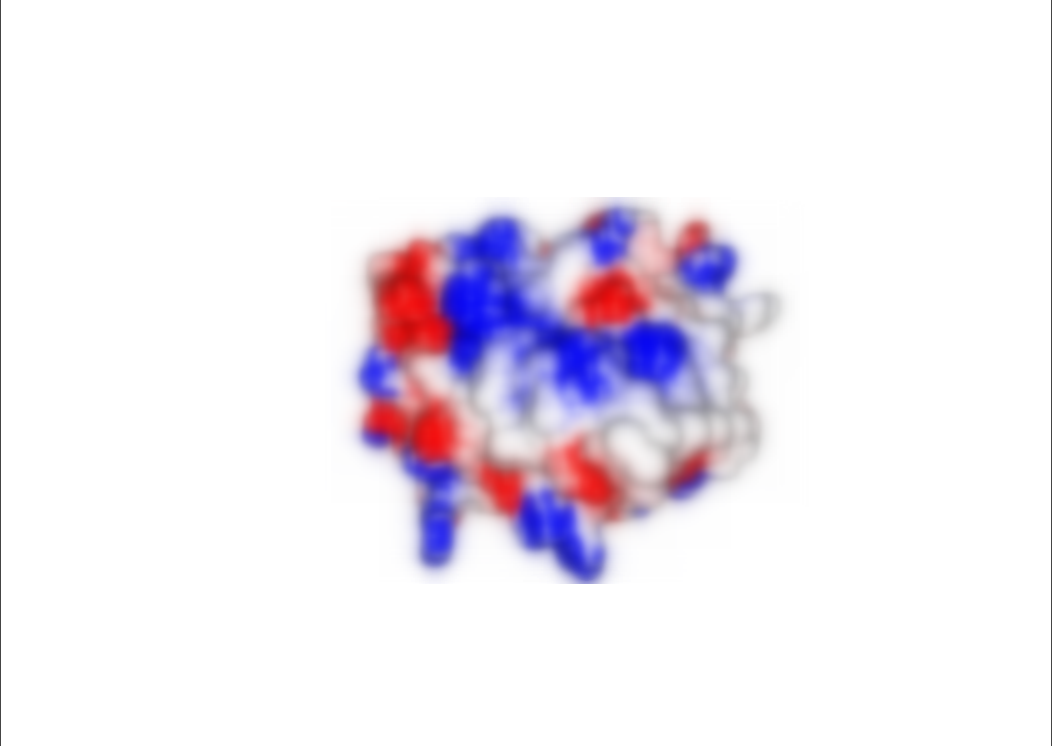
#> input picture data/images/grasp/zikv/ALPVYLMTL_5K_noise.png, 1052 x 746 px, found by its file name
$ python spyder34_Bilateral_filter_lessNoise.py   (older library calls are emulated)
#> lines starting #> are read from the running program, lines starting #| are printed output that depends on the picture
#!/usr/bin/env python3
# -*- coding: utf-8 -*-
"""
Created on Thu Apr 15 14:34:50 2021
[REF](watch?v=CQPZhAVHsXg&list=PLHae9ggVvqPgyRQQOtENr6hK0m1UquGaG&index=36)actor by
@author: bragatte

[cv2.cv2.bilateralFilter](https://opencv-python-tutroals.readthedocs.io/en/latest/py_tutorials/py_imgproc/py_filtering/py_filtering.html)
[skimage bilateral](https://scikit-image.org/docs/dev/auto_examples/filters/plot_denoise.html)
https://people.csail.mit.edu/sparis/bf_course/course_notes.pdf

Bilateral is slow and not very efficient at salt and pepper
"""

import cv2

img_gaussian_noise = cv2.imread('/home/bragatte/Documentos/GitHub/Crosstope/data/images/grasp/zikv/ALPVYLMTL_5K_noise.png', 0)
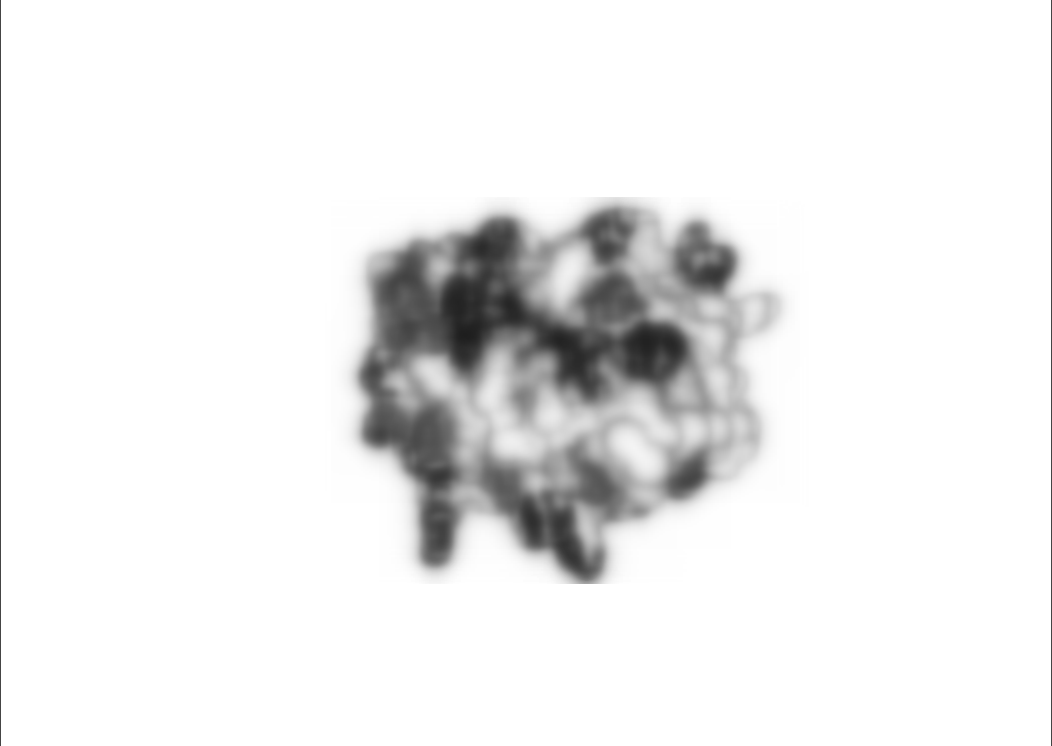
#> img_gaussian_noise: shape (746, 1052); min 30, max 255, mean 237.2
img_salt_pepper_noise = cv2.imread('/home/bragatte/Documentos/GitHub/Crosstope/data/images/grasp/zikv/ALPVYLMTL_5K_noise.png', 0)

img = img_gaussian_noise

bilateral_using_cv2 = cv2.bilateralFilter(img, 5, 20, 100, borderType=cv2.BORDER_CONSTANT)

###d - diameter of each pixel neighborhood used during filtering
###sigmaCOlor - Sigma of grey/color space.
###sigmaSpace - Large value means farther pixels influence each other (as long as the colors are close enough)

cv2.imshow("Original", img)
cv2.imshow("cv2 bilateral", bilateral_using_cv2)
cv2.waitKey(0)
cv2.destroyAllWindows()

'''
## Slower than OPEN-CV
from skimage.restoration import denoise_bilateral
bilateral_using_skimage = denoise_bilateral(img, sigma_color=0.05, sigma_spatial=15,multichannel=False)

##sigma_color = float - Sigma for grey or color value.
##For large sigma_color values the filter becomes closer to gaussian blur.
##sigma_spatial: float. Standard ev. for range distance. Increasing this smooths larger features.

cv2.imshow("Original", img)
cv2.imshow("Using skimage bilateral", bilateral_using_skimage)
cv2.waitKey(0)
cv2.destroyAllWindows()
'''

$ run again, with data/images/grasp/zikv/1.jpg saved as data/images/grasp/zikv/ALPVYLMTL_5K_noise.png
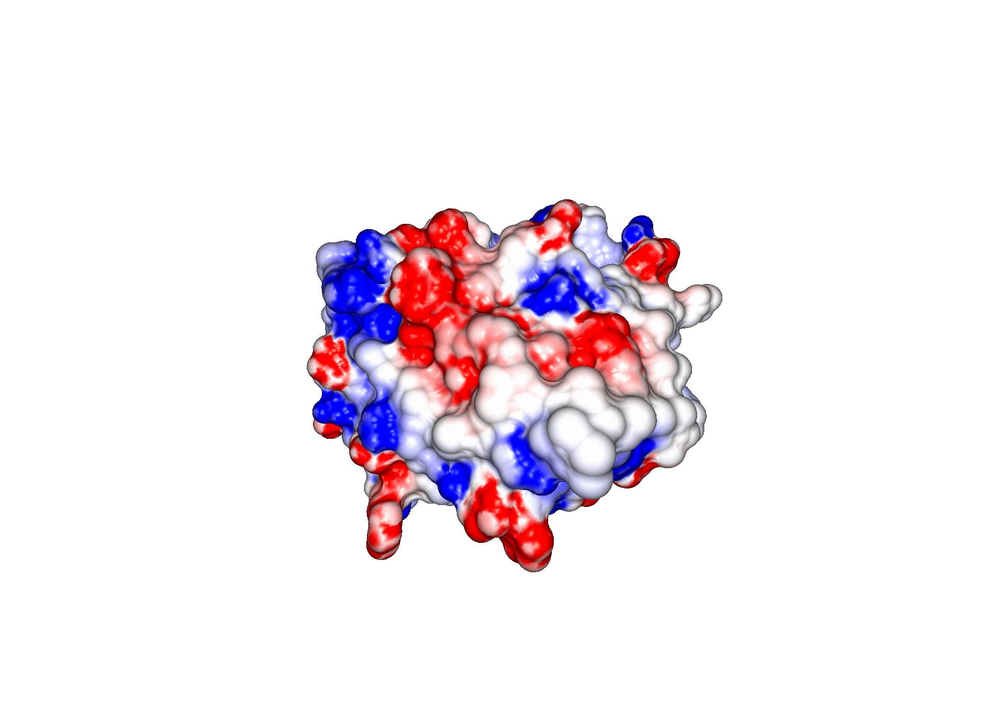
#> input picture data/images/grasp/zikv/1.jpg, 994 x 710 px, shrunk from 2100 x 1500 before the run, found by its file name
#> `img_gaussian_noise = cv2.imread('/home/bragatte/Documentos/GitHub/Cros..`:
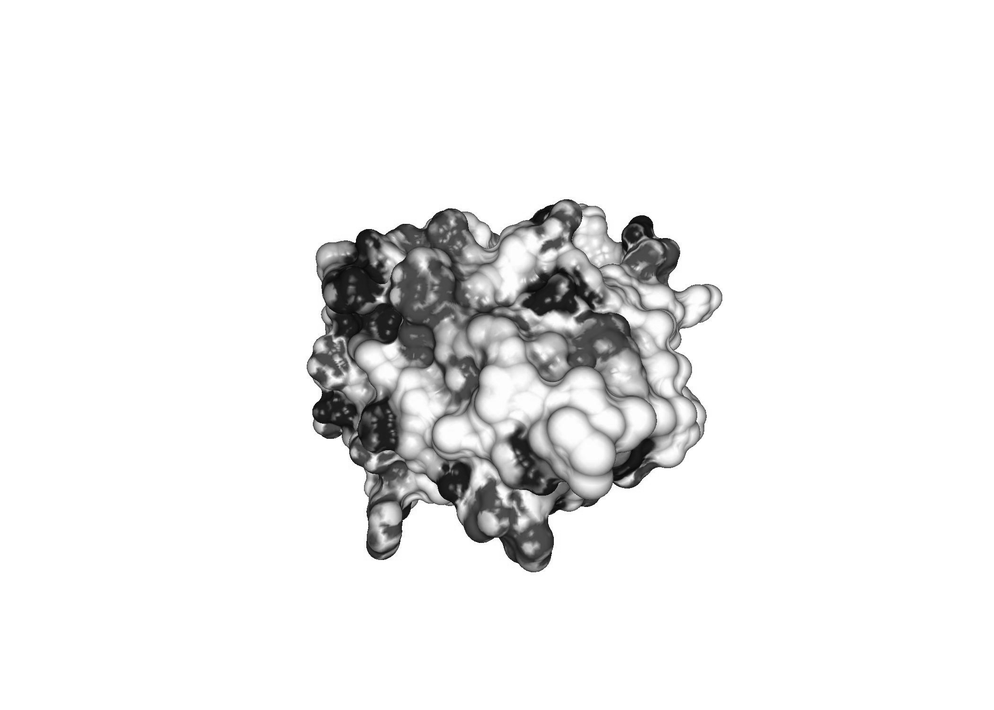
#> img_gaussian_noise: shape (710, 994); min 6, max 255, mean 237.7
